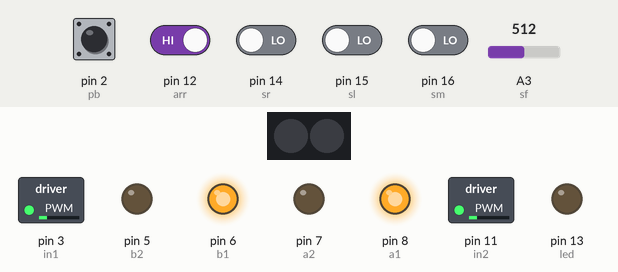
The sketch below on a simulated Arduino Uno, built with avr-gcc and run on an emulated ATmega328P. Shown: 2 RGB LEDs in strip order, left to right, switched loads named in the sketch (green lamp = pin HIGH), output pins drawn as LEDs (lit = HIGH). Dashed ring = blinking. Inputs (shaded band) come from the test bench; at power-on: pin 2 (pb), pin 12 (arr) HIGH, pin 14 (sr), pin 15 (sl), pin 16 (sm) LOW, A3 (sf) = 512. Dim RGB values are drawn brighter than linear; colours are those a GRB WS2812 strip shows for the declared byte order.

Above: at 1.2 s.
1.3 s: pin 14 (sr) driven HIGH
At 2.3 s:
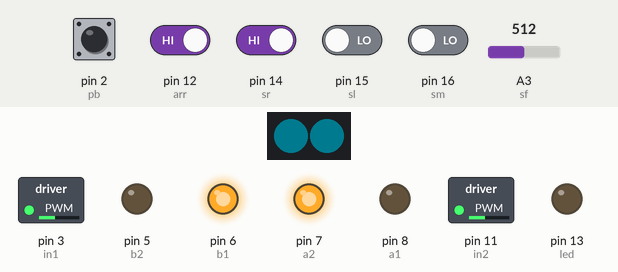
2.8 s: pin 15 (sl) driven HIGH
At 3.4 s:
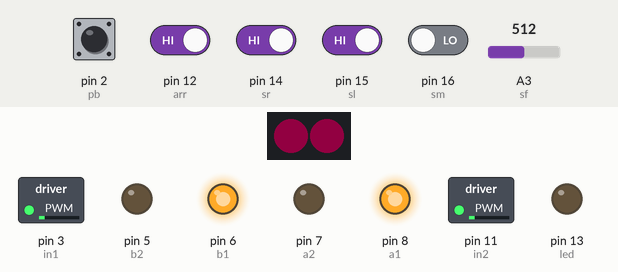
5.8 s: pin 14 (sr) driven LOW
At 6.9 s:
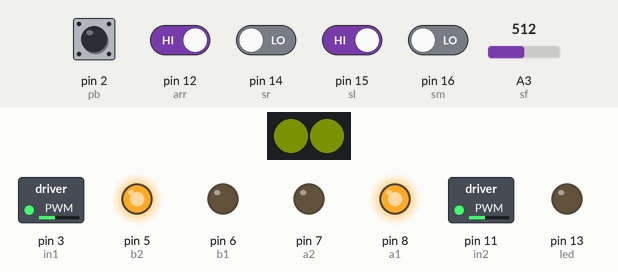
7.3 s: A3 (sf) set to 67
8.8 s: A3 (sf) set to 54
At 8.95 s:
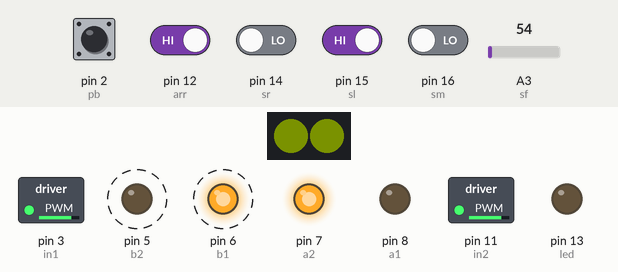
11.8 s: pin 12 (arr) driven LOW
At 12.9 s:
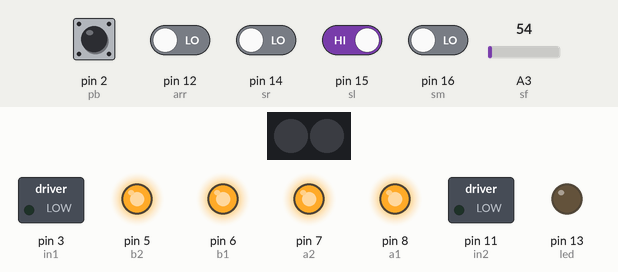
Timing chart, 0 to 14.5 s (numbered marks = the images above; inputs shaded):
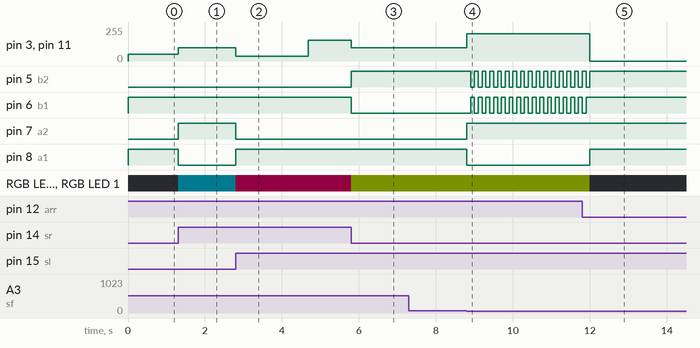

The sketch:

micro.ino
```cpp
//MOCTEAM-Micro
//rgb pins
#include <FastLED.h>
#define NUM_LEDS 2
#define DATA_PIN 10
CRGB leds[NUM_LEDS];
//TB pins
//-------right motor
#define in1 3
#define a1 8
#define a2 7
//-------left motor
#define in2 11
#define b1 6
#define b2 5
//sensors, push-button and start module
const int sr = 14;  //right
const int sm = 16;  //mid
const int sl = 15;  //left
const int sf = A3;  //line
const int pb = 2;
const int arr = 12;
//states of sensors, button and start module
int stsr;
int stsm;
int stsl;
int stsf;
int stpb;
int starr;
//indicator
const int led = 13;
//auxiliary variables
int count, x = 0;
int pos, contador = 0;
int contadorattack = 750;
int val, poslast, contador2, contador3 = 0;
int timev = 100;
int wait, wait2, wait3 = 0;
byte R_1 = 0, M_1 = 0, L_1 = 0;
byte sensores;

void setup() {
  //TCCR2B = TCCR2B & B11111000 | B00000001;
  //set timer 2 divisor to     1 for PWM frequency of 31372.55 Hz

  //TCCR2B = TCCR2B & B11111000 | B00000010;
  //set timer 2 divisor to     8 for PWM frequency of  3921.16 Hz

  TCCR2B = TCCR2B & B11111000 | B00000011;
  //set timer 2 divisor to    32 for PWM frequency of   980.39 Hz

  //TCCR2B = TCCR2B & B11111000 | B00000100;
  //set timer 2 divisor to    64 for PWM frequency of   490.20 Hz (The DEFAULT)

  //TCCR2B = TCCR2B & B11111000 | B00000101;
  //set timer 2 divisor to   128 for PWM frequency of   245.10 Hz

  //TCCR2B = TCCR2B & B11111000 | B00000110;
  //set timer 2 divisor to   256 for PWM frequency of   122.55 Hz

  //TCCR2B = TCCR2B & B11111000 | B00000111;
  //set timer 2 divisor to  1024 for PWM frequency of    30.64 Hz

  pinMode(in1, OUTPUT);
  pinMode(a1, OUTPUT);
  pinMode(a2, OUTPUT);
  pinMode(in2, OUTPUT);
  pinMode(b1, OUTPUT);
  pinMode(b2, OUTPUT);
  pinMode(sr, INPUT);
  pinMode(sm, INPUT);
  pinMode(sl, INPUT);
  pinMode(sf, INPUT);
  pinMode(pb, INPUT_PULLUP);
  pinMode(arr, INPUT);
  pinMode(led, OUTPUT);
  FastLED.addLeds<WS2812, DATA_PIN, RGB>(leds, NUM_LEDS);
  leds[0].setRGB(0, 0, 0);
  leds[1].setRGB(0, 0, 0);
}

void loop() {
  starr = digitalRead(arr);
  while (starr == LOW) {
    starr = digitalRead(arr);
    stpb = digitalRead(pb);
    if (stpb == LOW) {
      digitalWrite(led, HIGH);
      count = count + 1;
      delay(300);
      digitalWrite(led, LOW);
    }
  }

  while (starr == HIGH) {
      starr = digitalRead(arr);
      floor_move();
      if (starr == LOW) {
        count = 0;
        x = 0;
        break;
      }
  }
  stopB();
  digitalWrite(led, LOW);
  leds[0] = CRGB::Black;
  leds[1] = CRGB::Black;
  FastLED.show();
}

void floor_move() {
  stsf = analogRead(sf);
  if (stsf <= 60) {
    move();
  } else {
    conditions(count);
  }
}

void conditions(int countc) {
  switch (countc) {
    case 1:
      one();
      break;
    default:
      atacar();
      break;
  }
}

void read() {
  stsr = digitalRead(sr);
  stsm = digitalRead(sm);
  stsl = digitalRead(sl);

  if (stsr == 1) { R_1 = 0B00000001; }  //right sensor
  else {
    R_1 = 0B00000000;
  }
  if (stsm == 1) { M_1 = 0B00000010; }  //mid sensor
  else {
    M_1 = 0B00000000;
  }
  if (stsl == 1) { L_1 = 0B00000100; }  //left sensor
  else {
    L_1 = 0B00000000;
  }

  sensores = R_1 + M_1 + L_1;

  switch (sensores) {
    case 0B00000001:  //right
      pos = 100;
      leds[0] = CHSV(205, 255, 80);
      leds[1] = CHSV(205, 255, 80);
      FastLED.show();
      break;
    case 0B00000011:
      pos = 100;
      leds[0] = CHSV(125, 255, 80);
      leds[1] = CHSV(125, 255, 80);
      FastLED.show();
      break;
    case 0B00000100:  //left
      pos = 200;
      leds[0] = CHSV(55, 255, 80);
      leds[1] = CHSV(55, 255, 80);
      FastLED.show();
      break;
    case 0B00000110:
      pos = 200;
      leds[0] = CHSV(55, 255, 80);
      leds[1] = CHSV(55, 255, 80);
      FastLED.show();
      break;
    case 0B00000010:  //mid
      pos = 300;
      leds[0] = CHSV(125, 255, 80);
      leds[1] = CHSV(125, 255, 80);
      FastLED.show();
      break;
    case 0B00000111:
      pos = 300;
      leds[0] = CHSV(125, 255, 80);
      leds[1] = CHSV(125, 255, 80);
      FastLED.show();
      break;
    case 0B00000101:
      pos = 300;
      leds[0] = CHSV(125, 255, 80);
      leds[1] = CHSV(125, 255, 80);
      FastLED.show();
      break;
    default:
      pos = 0;
      leds[0] = CRGB::Black;
      leds[1] = CRGB::Black;
      FastLED.show();
      break;
  }
  if (poslast == 100 && pos == 0) {
    pos = 100;
    contador2 = contador2 + 1;
  }
  if (poslast == 200 && pos == 0) {
    pos = 200;
    contador3 = contador3 + 1;
  }
  if (contador2 == timev) {
    pos = 0;
    contador3 = 0;
    contador2 = 0;
  }
  if (contador3 == timev) {
    pos = 0;
    contador3 = 0;
    contador2 = 0;
  }
  poslast = pos;
  return pos;
}

void atacar() {
  read();
  switch (pos) {
    case 100:
      right(100, 100);
      contador = 0;
      break;
    case 200:
      left(100, 100);
      contador = 0;
      break;
    case 300:
      contador = contador + 1;
      if (contador >= contadorattack) {
        forwards(155, 155);
      } else {
        forwards(35, 35);
      }
      break;
    default:
      forwards(50, 50);
      contador = 0;
      break;
  }
}

void one() {
  while (x < 1) {
    right(205, 205);
    delay(60);
    x = x + 1;
  }
  atacar();
}

//---------------------------------------

void move() {
  backwards(205, 205);
  delay(100);
  right(205, 205);
  delay(100);
}

void backwards(int pwml, int pwmr) {
  analogWrite(in1, pwmr);
  digitalWrite(a1, LOW);
  digitalWrite(a2, HIGH);
  //-----------------------
  analogWrite(in2, pwml);
  digitalWrite(b1, LOW);
  digitalWrite(b2, HIGH);
}

void forwards(int pwml, int pwmr) {
  analogWrite(in1, pwmr);
  digitalWrite(a1, HIGH);
  digitalWrite(a2, LOW);
  //-----------------------
  analogWrite(in2, pwml);
  digitalWrite(b1, HIGH);
  digitalWrite(b2, LOW);
}

void right(int pwml, int pwmr) {
  analogWrite(in1, pwmr);  //RIGHT
  digitalWrite(a1, LOW);
  digitalWrite(a2, HIGH);
  //-----------------------
  analogWrite(in2, pwml);  //LEFT
  digitalWrite(b1, HIGH);
  digitalWrite(b2, LOW);
}

void left(int pwml, int pwmr) {
  analogWrite(in1, pwmr);  //left
  digitalWrite(a1, HIGH);
  digitalWrite(a2, LOW);
  //-----------------------
  analogWrite(in2, pwml);  //right
  digitalWrite(b1, LOW);
  digitalWrite(b2, HIGH);
}

void stop() {
  analogWrite(in1, 255);  //right
  digitalWrite(a1, LOW);
  digitalWrite(a2, LOW);
  //-----------------------
  analogWrite(in2, 255);  //left
  digitalWrite(b1, LOW);
  digitalWrite(b2, LOW);
}

void stopB() {
  analogWrite(in1, 0);  //right
  digitalWrite(a1, HIGH);
  digitalWrite(a2, HIGH);
  //-----------------------
  analogWrite(in2, 0);  //left
  digitalWrite(b1, HIGH);
  digitalWrite(b2, HIGH);
}
```

Measured:
- the behaviour switches between 61 and 60 on A3 (sf) (found by bisection; images 3 and 4)
- after the input at 1.3 s, pin 3 (in1), pin 11 (in2): 50/255 → 100/255 at once; pin 7 (a2): LOW → HIGH at once; pin 8 (a1): HIGH → LOW at once; RGB LED 0, RGB LED 1: off → RGB(0, 12, 14) at once
- after the input at 2.8 s, pin 3 (in1), pin 11 (in2): 100/255 → 35/255 at once, → 155/255 1.9 s later; pin 7 (a2): HIGH → LOW at once; pin 8 (a1): LOW → HIGH at once; RGB LED 0, RGB LED 1: RGB(0, 12, 14) → RGB(18, 0, 8) at once
- after the input at 5.8 s, pin 3 (in1), pin 11 (in2): 155/255 → 100/255 at once; pin 5 (b2): LOW → HIGH at once; pin 6 (b1): HIGH → LOW at once; RGB LED 0, RGB LED 1: RGB(18, 0, 8) → RGB(15, 18, 0) at once
- after the input at 7.3 s, every drawn part: stays the same
- after the input at 8.8 s, pin 3 (in1), pin 11 (in2): 100/255 → 205/255 at once; pin 5 (b2), pin 6 (b1): alternates HIGH for 0.10 s and LOW for 0.10 s, starting after 0.10 s; pin 7 (a2): LOW → HIGH at once; pin 8 (a1): HIGH → LOW at once
- after the input at 11.8 s, pin 3 (in1), pin 11 (in2): 205/255 → 0/255 after 0.20 s; pin 5 (b2): goes on until 12.0 s, then stays HIGH; pin 6 (b1): goes on until 11.9 s, then stays HIGH; pin 8 (a1): LOW → HIGH after 0.20 s; RGB LED 0, RGB LED 1: RGB(15, 18, 0) → off after 0.20 s
